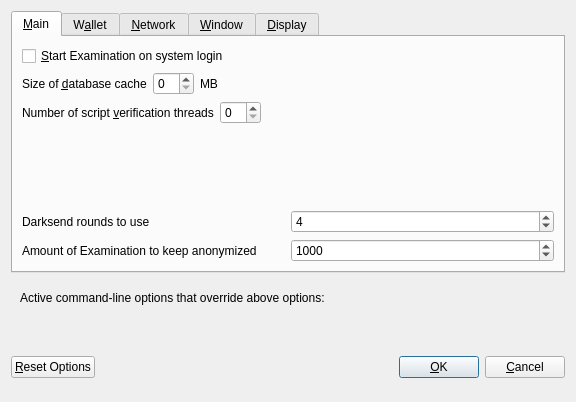
<?xml version="1.0" encoding="UTF-8"?>
<ui version="4.0">
 <class>OptionsDialog</class>
 <widget class="QDialog" name="OptionsDialog">
  <property name="geometry">
   <rect>
    <x>0</x>
    <y>0</y>
    <width>576</width>
    <height>402</height>
   </rect>
  </property>
  <property name="windowTitle">
   <string>Options</string>
  </property>
  <property name="modal">
   <bool>true</bool>
  </property>
  <layout class="QVBoxLayout" name="verticalLayout">
   <item>
    <widget class="QTabWidget" name="tabWidget">
     <property name="currentIndex">
      <number>0</number>
     </property>
     <widget class="QWidget" name="tabMain">
      <attribute name="title">
       <string>&amp;Main</string>
      </attribute>
      <layout class="QVBoxLayout" name="verticalLayout_Main">
       <item>
        <widget class="QCheckBox" name="bitcoinAtStartup">
         <property name="toolTip">
          <string>Automatically start Examination after logging in to the system.</string>
         </property>
         <property name="text">
          <string>&amp;Start Examination on system login</string>
         </property>
        </widget>
       </item>
       <item>
        <layout class="QHBoxLayout" name="horizontalLayout_2_Main">
         <item>
          <widget class="QLabel" name="databaseCacheLabel">
           <property name="text">
            <string>Size of &amp;database cache</string>
           </property>
           <property name="textFormat">
            <enum>Qt::PlainText</enum>
           </property>
           <property name="buddy">
            <cstring>databaseCache</cstring>
           </property>
          </widget>
         </item>
         <item>
          <widget class="QSpinBox" name="databaseCache"/>
         </item>
         <item>
          <widget class="QLabel" name="databaseCacheUnitLabel">
           <property name="text">
            <string>MB</string>
           </property>
           <property name="textFormat">
            <enum>Qt::PlainText</enum>
           </property>
          </widget>
         </item>
         <item>
          <spacer name="horizontalSpacer_2_Main">
           <property name="orientation">
            <enum>Qt::Horizontal</enum>
           </property>
           <property name="sizeHint" stdset="0">
            <size>
             <width>40</width>
             <height>20</height>
            </size>
           </property>
          </spacer>
         </item>
        </layout>
       </item>
       <item>
        <layout class="QHBoxLayout" name="horizontalLayout_3_Main">
         <item>
          <widget class="QLabel" name="threadsScriptVerifLabel">
           <property name="text">
            <string>Number of script &amp;verification threads</string>
           </property>
           <property name="textFormat">
            <enum>Qt::PlainText</enum>
           </property>
           <property name="buddy">
            <cstring>threadsScriptVerif</cstring>
           </property>
          </widget>
         </item>
         <item>
          <widget class="QSpinBox" name="threadsScriptVerif">
           <property name="toolTip">
            <string>(0 = auto, &lt;0 = leave that many cores free)</string>
           </property>
          </widget>
         </item>
         <item>
          <spacer name="horizontalSpacer_3_Main">
           <property name="orientation">
            <enum>Qt::Horizontal</enum>
           </property>
           <property name="sizeHint" stdset="0">
            <size>
             <width>40</width>
             <height>20</height>
            </size>
           </property>
          </spacer>
         </item>
        </layout>
       </item>
       <item>
        <spacer name="verticalSpacer_Main">
         <property name="orientation">
          <enum>Qt::Vertical</enum>
         </property>
         <property name="sizeHint" stdset="0">
          <size>
           <width>20</width>
           <height>40</height>
          </size>
         </property>
        </spacer>
       </item>
       <item>
        <layout class="QHBoxLayout" name="horizontalLayout_4_Main">
         <item>
          <widget class="QLabel" name="label">
           <property name="toolTip">
            <string>This setting determines the amount of individual masternodes that an input will be anonymized through.&lt;br/&gt;More rounds of anonymization gives a higher degree of privacy, but also costs more in fees.</string>
           </property>
           <property name="text">
            <string>Darksend rounds to use</string>
           </property>
          </widget>
         </item>
         <item>
          <widget class="QSpinBox" name="darksendRounds">
           <property name="minimum">
            <number>2</number>
           </property>
           <property name="maximum">
            <number>8</number>
           </property>
           <property name="value">
            <number>4</number>
           </property>
          </widget>
         </item>
        </layout>
       </item>
       <item>
        <layout class="QHBoxLayout" name="horizontalLayout">
         <item>
          <widget class="QLabel" name="label_2">
           <property name="toolTip">
            <string>This amount acts as a threshold to turn off Darksend once it's reached.</string>
           </property>
           <property name="statusTip">
            <string notr="true"/>
           </property>
           <property name="whatsThis">
            <string notr="true"/>
           </property>
           <property name="accessibleName">
            <string notr="true"/>
           </property>
           <property name="accessibleDescription">
            <string notr="true"/>
           </property>
           <property name="text">
            <string>Amount of Examination to keep anonymized</string>
           </property>
          </widget>
         </item>
         <item>
          <widget class="QSpinBox" name="anonymizeDarkcoin">
           <property name="minimum">
            <number>2</number>
           </property>
           <property name="maximum">
            <number>2000</number>
           </property>
           <property name="singleStep">
            <number>10</number>
           </property>
           <property name="value">
            <number>1000</number>
           </property>
          </widget>
         </item>
        </layout>
       </item>
      </layout>
     </widget>
     <widget class="QWidget" name="tabWallet">
      <attribute name="title">
       <string>W&amp;allet</string>
      </attribute>
      <layout class="QVBoxLayout" name="verticalLayout_Wallet">
       <item>
        <widget class="QGroupBox" name="groupBox">
         <property name="title">
          <string>Expert</string>
         </property>
         <layout class="QVBoxLayout" name="verticalLayout_2">
          <item>
           <widget class="QCheckBox" name="coinControlFeatures">
            <property name="toolTip">
             <string>Whether to show coin control features or not.</string>
            </property>
            <property name="text">
             <string>Enable coin &amp;control features</string>
            </property>
           </widget>
          </item>
          <item>
           <widget class="QCheckBox" name="showMasternodesTab">
            <property name="toolTip">
             <string>Show additional tab listing all your masternodes in first sub-tab&lt;br/&gt;and all masternodes on the network in second sub-tab.</string>
            </property>
            <property name="text">
             <string>Show Masternodes Tab</string>
            </property>
           </widget>
          </item>
          <item>
           <widget class="QCheckBox" name="spendZeroConfChange">
            <property name="toolTip">
             <string>If you disable the spending of unconfirmed change, the change from a transaction&lt;br/&gt;cannot be used until that transaction has at least one confirmation.&lt;br/&gt;This also affects how your balance is computed.</string>
            </property>
            <property name="text">
             <string>&amp;Spend unconfirmed change</string>
            </property>
           </widget>
          </item>
         </layout>
        </widget>
       </item>
       <item>
        <spacer name="verticalSpacer_Wallet">
         <property name="orientation">
          <enum>Qt::Vertical</enum>
         </property>
         <property name="sizeHint" stdset="0">
          <size>
           <width>20</width>
           <height>40</height>
          </size>
         </property>
        </spacer>
       </item>
      </layout>
     </widget>
     <widget class="QWidget" name="tabNetwork">
      <attribute name="title">
       <string>&amp;Network</string>
      </attribute>
      <layout class="QVBoxLayout" name="verticalLayout_Network">
       <item>
        <widget class="QCheckBox" name="mapPortUpnp">
         <property name="toolTip">
          <string>Automatically open the Examination client port on the router. This only works when your router supports UPnP and it is enabled.</string>
         </property>
         <property name="text">
          <string>Map port using &amp;UPnP</string>
         </property>
        </widget>
       </item>
       <item>
        <widget class="QCheckBox" name="allowIncoming">
         <property name="toolTip">
          <string>Accept connections from outside</string>
         </property>
         <property name="text">
          <string>Allow incoming connections</string>
         </property>
        </widget>
       </item>
       <item>
        <widget class="QCheckBox" name="connectSocks">
         <property name="toolTip">
          <string>Connect to the Examination network through a SOCKS5 proxy.</string>
         </property>
         <property name="text">
          <string>&amp;Connect through SOCKS5 proxy (default proxy):</string>
         </property>
        </widget>
       </item>
       <item>
        <layout class="QHBoxLayout" name="horizontalLayout_1_Network">
         <item>
          <widget class="QLabel" name="proxyIpLabel">
           <property name="text">
            <string>Proxy &amp;IP:</string>
           </property>
           <property name="textFormat">
            <enum>Qt::PlainText</enum>
           </property>
           <property name="buddy">
            <cstring>proxyIp</cstring>
           </property>
          </widget>
         </item>
         <item>
          <widget class="QValidatedLineEdit" name="proxyIp">
           <property name="minimumSize">
            <size>
             <width>140</width>
             <height>0</height>
            </size>
           </property>
           <property name="maximumSize">
            <size>
             <width>140</width>
             <height>16777215</height>
            </size>
           </property>
           <property name="toolTip">
            <string>IP address of the proxy (e.g. IPv4: 127.0.0.1 / IPv6: ::1)</string>
           </property>
          </widget>
         </item>
         <item>
          <widget class="QLabel" name="proxyPortLabel">
           <property name="text">
            <string>&amp;Port:</string>
           </property>
           <property name="textFormat">
            <enum>Qt::PlainText</enum>
           </property>
           <property name="buddy">
            <cstring>proxyPort</cstring>
           </property>
          </widget>
         </item>
         <item>
          <widget class="QLineEdit" name="proxyPort">
           <property name="minimumSize">
            <size>
             <width>55</width>
             <height>0</height>
            </size>
           </property>
           <property name="maximumSize">
            <size>
             <width>55</width>
             <height>16777215</height>
            </size>
           </property>
           <property name="toolTip">
            <string>Port of the proxy (e.g. 9050)</string>
           </property>
          </widget>
         </item>
         <item>
          <spacer name="horizontalSpacer_1_Network">
           <property name="orientation">
            <enum>Qt::Horizontal</enum>
           </property>
           <property name="sizeHint" stdset="0">
            <size>
             <width>40</width>
             <height>20</height>
            </size>
           </property>
          </spacer>
         </item>
        </layout>
       </item>
       <item>
        <spacer name="verticalSpacer_Network">
         <property name="orientation">
          <enum>Qt::Vertical</enum>
         </property>
         <property name="sizeHint" stdset="0">
          <size>
           <width>20</width>
           <height>40</height>
          </size>
         </property>
        </spacer>
       </item>
      </layout>
     </widget>
     <widget class="QWidget" name="tabWindow">
      <attribute name="title">
       <string>&amp;Window</string>
      </attribute>
      <layout class="QVBoxLayout" name="verticalLayout_Window">
       <item>
        <widget class="QCheckBox" name="minimizeToTray">
         <property name="toolTip">
          <string>Show only a tray icon after minimizing the window.</string>
         </property>
         <property name="text">
          <string>&amp;Minimize to the tray instead of the taskbar</string>
         </property>
        </widget>
       </item>
       <item>
        <widget class="QCheckBox" name="minimizeOnClose">
         <property name="toolTip">
          <string>Minimize instead of exit the application when the window is closed. When this option is enabled, the application will be closed only after selecting Quit in the menu.</string>
         </property>
         <property name="text">
          <string>M&amp;inimize on close</string>
         </property>
        </widget>
       </item>
       <item>
        <spacer name="verticalSpacer_Window">
         <property name="orientation">
          <enum>Qt::Vertical</enum>
         </property>
         <property name="sizeHint" stdset="0">
          <size>
           <width>20</width>
           <height>40</height>
          </size>
         </property>
        </spacer>
       </item>
      </layout>
     </widget>
     <widget class="QWidget" name="tabDisplay">
      <attribute name="title">
       <string>&amp;Display</string>
      </attribute>
      <layout class="QVBoxLayout" name="verticalLayout_Display">
       <item>
        <layout class="QHBoxLayout" name="horizontalLayout_1_Display">
         <item>
          <widget class="QLabel" name="langLabel">
           <property name="text">
            <string>User Interface &amp;language:</string>
           </property>
           <property name="textFormat">
            <enum>Qt::PlainText</enum>
           </property>
           <property name="buddy">
            <cstring>lang</cstring>
           </property>
          </widget>
         </item>
         <item>
          <widget class="QValueComboBox" name="lang">
           <property name="toolTip">
            <string>The user interface language can be set here. This setting will take effect after restarting Examination.</string>
           </property>
          </widget>
         </item>
        </layout>
       </item>
       <item>
        <widget class="QLabel" name="label_3">
         <property name="toolTip">
          <string notr="true"/>
         </property>
         <property name="statusTip">
          <string notr="true"/>
         </property>
         <property name="whatsThis">
          <string notr="true"/>
         </property>
         <property name="accessibleName">
          <string notr="true"/>
         </property>
         <property name="text">
          <string>Language missing or translation incomplete? Help contributing translations here:
https://www.transifex.com/projects/p/examination/</string>
         </property>
         <property name="wordWrap">
          <bool>true</bool>
         </property>
         <property name="openExternalLinks">
          <bool>true</bool>
         </property>
         <property name="textInteractionFlags">
          <set>Qt::TextBrowserInteraction</set>
         </property>
        </widget>
       </item>
       <item>
        <layout class="QHBoxLayout" name="horizontalLayout_4_Display" stretch="0,0">
         <item>
          <widget class="QLabel" name="themeLabel">
           <property name="text">
            <string>User Interface Theme:</string>
           </property>
          </widget>
         </item>
         <item>
          <widget class="QValueComboBox" name="theme"/>
         </item>
        </layout>
       </item>
       <item>
        <widget class="Line" name="line">
         <property name="orientation">
          <enum>Qt::Horizontal</enum>
         </property>
        </widget>
       </item>
       <item>
        <layout class="QHBoxLayout" name="horizontalLayout_2_Display">
         <item>
          <widget class="QLabel" name="unitLabel">
           <property name="text">
            <string>&amp;Unit to show amounts in:</string>
           </property>
           <property name="textFormat">
            <enum>Qt::PlainText</enum>
           </property>
           <property name="buddy">
            <cstring>unit</cstring>
           </property>
          </widget>
         </item>
         <item>
          <widget class="QValueComboBox" name="unit">
           <property name="toolTip">
            <string>Choose the default subdivision unit to show in the interface and when sending coins.</string>
           </property>
          </widget>
         </item>
        </layout>
       </item>
       <item>
        <layout class="QHBoxLayout" name="horizontalLayout_5_Display">
         <item>
          <widget class="QLabel" name="digitsLabel">
           <property name="text">
            <string>Decimal digits</string>
           </property>
          </widget>
         </item>
         <item>
          <widget class="QValueComboBox" name="digits"/>
         </item>
        </layout>
       </item>
       <item>
        <layout class="QHBoxLayout" name="horizontalLayout_3_Display">
         <item>
          <widget class="QLabel" name="thirdPartyTxUrlsLabel">
           <property name="toolTip">
            <string>Third party URLs (e.g. a block explorer) that appear in the transactions tab as context menu items. %s in the URL is replaced by transaction hash. Multiple URLs are separated by vertical bar |.</string>
           </property>
           <property name="text">
            <string>Third party transaction URLs</string>
           </property>
           <property name="buddy">
            <cstring>thirdPartyTxUrls</cstring>
           </property>
          </widget>
         </item>
         <item>
          <widget class="QLineEdit" name="thirdPartyTxUrls">
           <property name="toolTip">
            <string>Third party URLs (e.g. a block explorer) that appear in the transactions tab as context menu items. %s in the URL is replaced by transaction hash. Multiple URLs are separated by vertical bar |.</string>
           </property>
          </widget>
         </item>
        </layout>
       </item>
       <item>
        <spacer name="verticalSpacer">
         <property name="orientation">
          <enum>Qt::Vertical</enum>
         </property>
         <property name="sizeHint" stdset="0">
          <size>
           <width>20</width>
           <height>40</height>
          </size>
         </property>
        </spacer>
       </item>
      </layout>
     </widget>
    </widget>
   </item>
   <item>
    <widget class="QFrame" name="frame">
     <layout class="QVBoxLayout" name="verticalLayout_Bottom">
      <item>
       <layout class="QHBoxLayout" name="horizontalLayout_Bottom">
        <item>
         <widget class="QLabel" name="overriddenByCommandLineInfoLabel">
          <property name="text">
           <string>Active command-line options that override above options:</string>
          </property>
          <property name="textFormat">
           <enum>Qt::PlainText</enum>
          </property>
         </widget>
        </item>
        <item>
         <spacer name="horizontalSpacer_Bottom">
          <property name="orientation">
           <enum>Qt::Horizontal</enum>
          </property>
          <property name="sizeHint" stdset="0">
           <size>
            <width>40</width>
            <height>20</height>
           </size>
          </property>
         </spacer>
        </item>
       </layout>
      </item>
      <item>
       <widget class="QLabel" name="overriddenByCommandLineLabel">
        <property name="text">
         <string/>
        </property>
        <property name="textFormat">
         <enum>Qt::PlainText</enum>
        </property>
        <property name="wordWrap">
         <bool>true</bool>
        </property>
       </widget>
      </item>
     </layout>
    </widget>
   </item>
   <item>
    <layout class="QHBoxLayout" name="horizontalLayout_Buttons">
     <item>
      <widget class="QPushButton" name="resetButton">
       <property name="toolTip">
        <string>Reset all client options to default.</string>
       </property>
       <property name="text">
        <string>&amp;Reset Options</string>
       </property>
       <property name="autoDefault">
        <bool>false</bool>
       </property>
      </widget>
     </item>
     <item>
      <spacer name="horizontalSpacer_1">
       <property name="orientation">
        <enum>Qt::Horizontal</enum>
       </property>
       <property name="sizeHint" stdset="0">
        <size>
         <width>40</width>
         <height>48</height>
        </size>
       </property>
      </spacer>
     </item>
     <item>
      <widget class="QLabel" name="statusLabel">
       <property name="minimumSize">
        <size>
         <width>200</width>
         <height>0</height>
        </size>
       </property>
       <property name="font">
        <font>
         <weight>75</weight>
         <bold>true</bold>
        </font>
       </property>
       <property name="text">
        <string/>
       </property>
       <property name="textFormat">
        <enum>Qt::PlainText</enum>
       </property>
       <property name="wordWrap">
        <bool>true</bool>
       </property>
      </widget>
     </item>
     <item>
      <spacer name="horizontalSpacer_2">
       <property name="orientation">
        <enum>Qt::Horizontal</enum>
       </property>
       <property name="sizeHint" stdset="0">
        <size>
         <width>40</width>
         <height>48</height>
        </size>
       </property>
      </spacer>
     </item>
     <item>
      <widget class="QPushButton" name="okButton">
       <property name="text">
        <string>&amp;OK</string>
       </property>
       <property name="autoDefault">
        <bool>false</bool>
       </property>
       <property name="default">
        <bool>true</bool>
       </property>
      </widget>
     </item>
     <item>
      <widget class="QPushButton" name="cancelButton">
       <property name="text">
        <string>&amp;Cancel</string>
       </property>
       <property name="autoDefault">
        <bool>false</bool>
       </property>
      </widget>
     </item>
    </layout>
   </item>
  </layout>
 </widget>
 <customwidgets>
  <customwidget>
   <class>QValidatedLineEdit</class>
   <extends>QLineEdit</extends>
   <header>qvalidatedlineedit.h</header>
  </customwidget>
  <customwidget>
   <class>QValueComboBox</class>
   <extends>QComboBox</extends>
   <header>qvaluecombobox.h</header>
  </customwidget>
 </customwidgets>
 <resources/>
 <connections/>
</ui>
